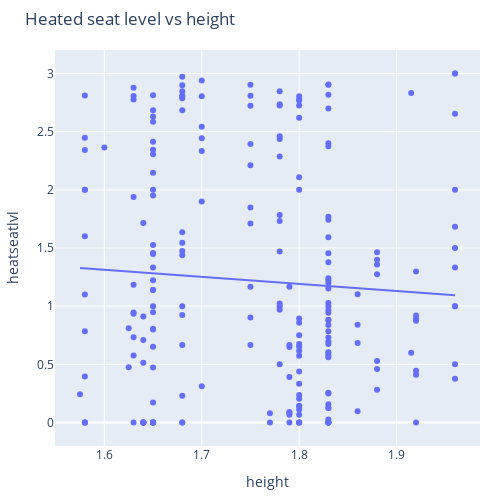

Notebook source saved alongside this figure:
### Code cell
fig = px.scatter(
    df.groupby(by="experiment_number").agg("mean"),
    x="height",
    y=target,
    trendline="ols",
    title="Heated seat level vs height",
)
fig.update_layout(
    autosize=False, width=500, height=500, margin=dict(l=40, r=20, t=50, b=50)
)

fig.show()

### Figure 1 — Plotly figure (JSON) as saved in the notebook; plotly's stock layout.template omitted (floating-point values rounded to 4 significant figures; data arrays with more than 128 entries replaced by an {"elided": "..."} marker saying what was removed)
{"data": [{"hovertemplate": "height=%{x}<br>heatseatlvl=%{y}<extra></extra>", "legendgroup": "", "marker": {"color": "#636efa", "symbol": "circle"}, "mode": "markers", "name": "", "orientation": "v", "showlegend": false, "type": "scatter", "x": {"elided": "220 float values"}, "xaxis": "x", "y": {"elided": "220 float values"}, "yaxis": "y"}, {"hovertemplate": "<b>OLS trendline</b><br>heatseatlvl = -0.609124 * height + 2.2884<br>R<sup>2</sup>=0.004185<br><br>height=%{x}<br>heatseatlvl=%{y} <b>(trend)</b><extra></extra>", "legendgroup": "", "marker": {"color": "#636efa", "symbol": "circle"}, "mode": "lines", "name": "", "showlegend": false, "type": "scatter", "x": {"elided": "220 float values"}, "xaxis": "x", "y": {"elided": "220 float values"}, "yaxis": "y"}], "layout": {"autosize": false, "height": 500, "legend": {"tracegroupgap": 0}, "margin": {"b": 50, "l": 40, "r": 20, "t": 50}, "title": {"text": "Heated seat level vs height"}, "width": 500, "xaxis": {"anchor": "y", "domain": [0, 1], "title": {"text": "height"}}, "yaxis": {"anchor": "x", "domain": [0, 1], "title": {"text": "heatseatlvl"}}}}
